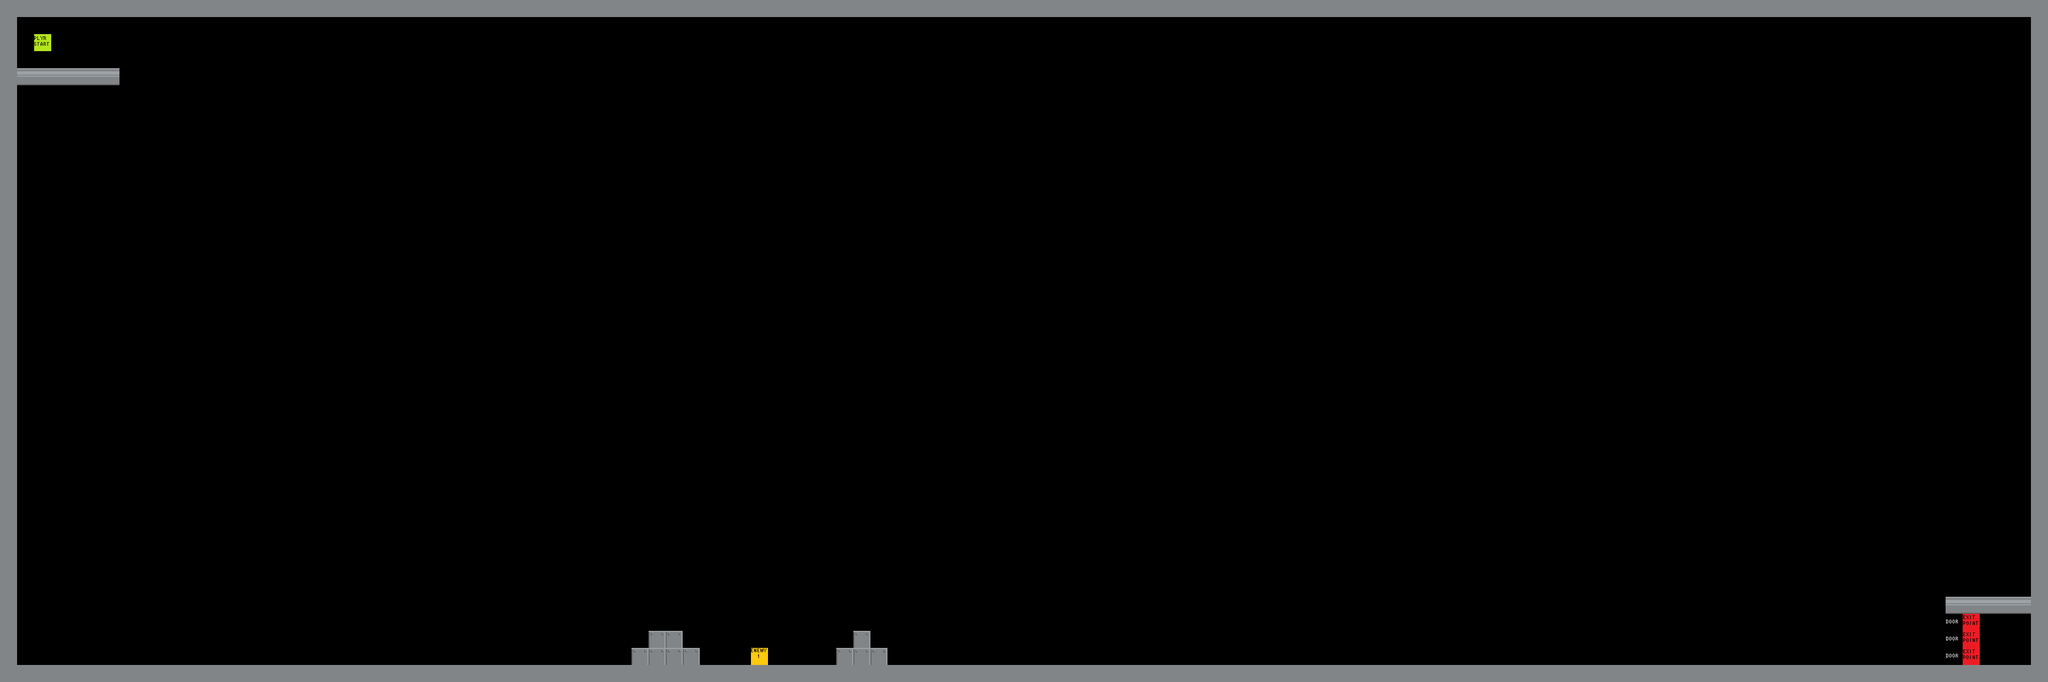

Rendered tile map (Tiled .tmx) drawn with the repository's tilesets; below, a short description and the map source with its tile grids summarised:
An orthogonal 120x40 tile map with 32x32 px tiles, 1 tile layer (Tile Layer 1).

<map version="1.2" tiledversion="1.3.3" orientation="orthogonal" renderorder="right-down" width="120" height="40" tilewidth="32" tileheight="32" infinite="0" nextlayerid="2" nextobjectid="1">
 <tileset firstgid="1" source="worldTiles.tsx" />
 <layer id="1" name="Tile Layer 1" width="120" height="40">
  <data>[4800 cells, 345 non-empty, 7 distinct tile ids]</data>
 </layer>
</map>
